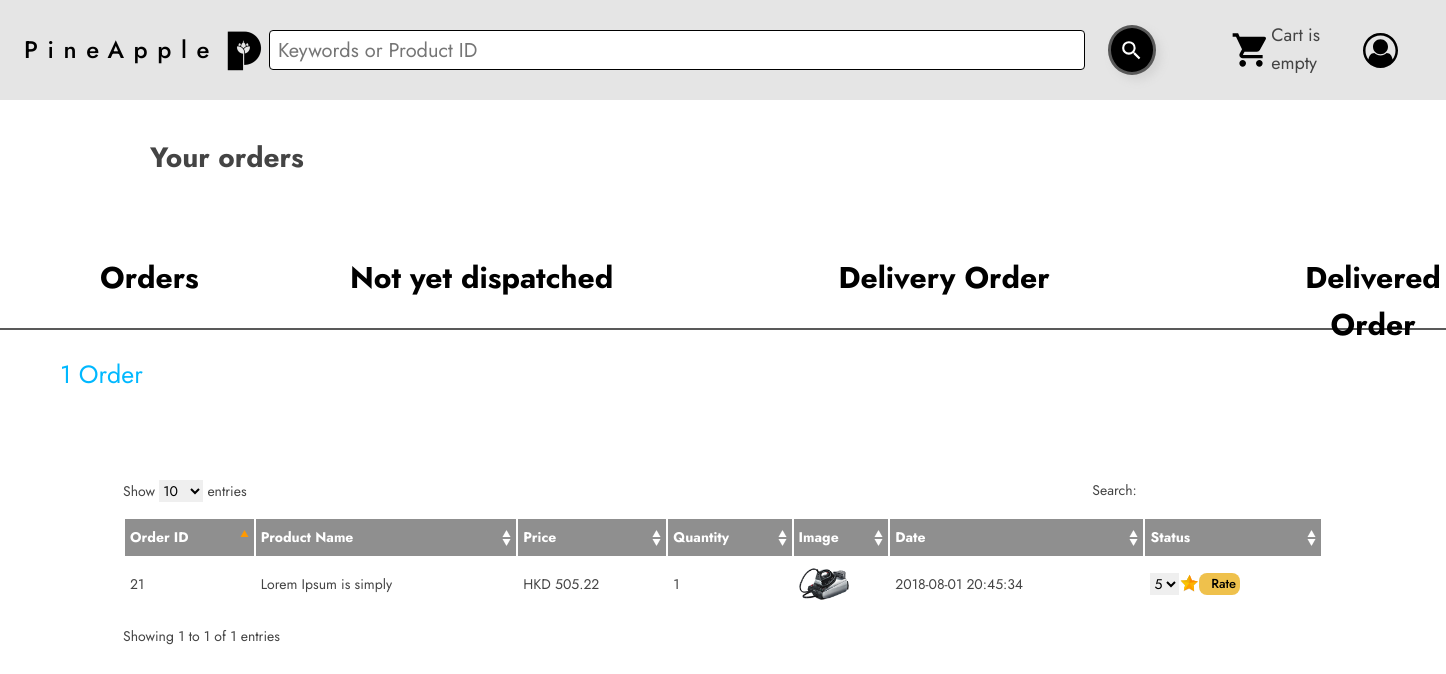
/delivered.php (signed in), run on the app's committed database.
### tables this page shows
CREATE TABLE IF NOT EXISTS `tbl_order` (
  `id` int NOT NULL AUTO_INCREMENT,
  `cmrId` int NOT NULL,
  `productId` int NOT NULL,
  `productName` varchar(255) NOT NULL,
  `quantity` int NOT NULL,
  `price` float(10,2) NOT NULL,
  `image` varchar(255) NOT NULL,
  `date` datetime NOT NULL DEFAULT CURRENT_TIMESTAMP,
  `status` int NOT NULL DEFAULT '0',
  PRIMARY KEY (`id`)
);

### classess/Cart.php (called while the page is built, shortened)
<?php
$filepath = realpath(dirname(__FILE__));
include_once ($filepath.'/../lib/Database.php');
?>
<?php
class Cart{
private $db;
	public function __construct() {
		$this->db = new Database();
	}
	public function getDeliveredProduct($cmrId){
		$query = "SELECT * FROM tbl_order WHERE cmrId = '$cmrId' and status = 2 or status = 3 ORDER BY date DESC";
		$result = $this->db->select($query);
		return $result;
	}
}
?>

### lib/Database.php (called while the page is built, shortened)
<?php
Class Database{
 public $host   = DB_HOST;
 public $user   = DB_USER;
 public $pass   = DB_PASS;
 public $dbname = DB_NAME;
 public $link;
private function connectDB(){
 $this->link = new mysqli($this->host, $this->user, $this->pass,
  $this->dbname);
 }
public function select($query){
  $result = $this->link->query($query) or
   die($this->link->error.__LINE__);
  if($result->num_rows > 0){
    return $result;
  } else {
    return false;
  }
 }
}

### lib/Session.php (called while the page is built, shortened)
<?php
class Session{
 public static function get($key){
  if (isset($_SESSION[$key])) {
   return $_SESSION[$key];
  } else {
   return false;
  }
 }
}
?>

### delivered.php (the view, shortened to what this page needs)
<?php include 'inc/header.php';?>
    <link rel="stylesheet" type="text/css" href="css/layout.css" media="screen" />
    <link rel="stylesheet" type="text/css" href="css/nav.css" media="screen" />
    <link href="css/table/demo_page.css" rel="stylesheet" type="text/css" />
          <link href="./check-order.css" rel="stylesheet" />
          <div class="check-order-container02">
            <h1 class="check-order-text">Your orders</h1>
          </div>
          <div class="check-order-container03">
            <a href="check-order.php" class="check-order-text1 navbar-link">Orders</a>
            <a href="delivery.php"  class="check-order-navlink navbar-link">Delivery Order</a>
            <a
              href="not-yet-dispatched.php"
              class="check-order-text2 navbar-link">
              Not yet dispatched
            </a>
            <a href="delivered.php"  class="check-order-text9 navbar-link">Delivered Order</a>
          </div>
          <div class="check-order-container04">
            <div class="check-order-container06">
              <table class="data display datatable" id="example" style="width: 1200px;">
                <thead>
                  <tr>
                    <th>Order ID</th>
                    <th>Product Name</th>
                    <th>Price</th>
                    <th>Quantity</th>
                    <th>Image</th>
                    <th>Date</th>
                    <th>Status</th>
                  </tr>
                </thead>
                <tbody>
                  <?php
                    $cmrId = Session::get("cmrId");
                    $qty = 0;
                    $getPd = $ct->getDeliveredProduct($cmrId);
                    if ($getPd) {
                      $qty = 0;
                      while ($result = $getPd->fetch_assoc()) {
                        $qty++;
                  ?>
                  <tr class="odd gradeX">
                    <form action="" method="post">
                      <td><input type = "hidden" name = "id" value = <?php echo $result['id'];?>><?php echo $result['id'];?></td>
                      <td><?php echo $result['productName'];?></td>
                      <td>HKD <?php echo $result['price'];?></td>
                      <td><?php echo $result['quantity'];?></td>
                      <td><img src="admin/<?php echo $result['image'];?>" height="50px"></td>
                      <td><?php echo $result['date'];?>
                      </td>
                      <td>
                        <?php
                          if($result['status'] == 3){?>
                            <div> Rated </div>
                          <?php }
                          else if($result['status'] == 0){?>
                            <div> Pending </div>
                          <?php }
                          else if($result['status'] == 1){
                            ?>
                            <div> Delivery </div>
                          <?php }
                          else if($result['status'] == 2){
                          ?>
                              <div class = "group">
                                <select name = "rate" size="1">
                                  <option type = "int" value= 5>5</option>
                                </select>
                                <img src="./images/star.png" height="20px">
                                <input type="submit" name="submit" value="&nbsp; Rate" class="navlink navbar-link">
                              </div>
                        <?php }?>
                      </td>
                    </form>
                  </tr>
                  <?php } } ?>
                </tbody>
	            </table>
            </div>
            <div class="check-order-container05">
              <label class="check-order-text3"><?php echo $qty;?> Order</label>
            </div>
<?php include 'inc/footer_clean.php';?>

### style.css (style rules this page uses)
:root { --dl-color-gray-500: #595959; --dl-color-gray-700: #999999; --dl-color-gray-900: #D9D9D9; --dl-color-gray-950: #e5e5e5ff; --dl-size-size-large: 144px; --dl-size-size-small: 48px; --dl-color-gray-black: #000000; --dl-color-gray-white: #FFFFFF; --dl-size-size-medium: 96px; --dl-size-size-xlarge: 192px; --dl-size-size-xsmall: 16px; --dl-space-space-unit: 16px; --dl-size-size-xxlarge: 288px; --dl-color-gray-black50: #00000080; --dl-color-gray-black60: #00000099; --dl-color-gray-black80: #000000cc; --dl-color-pallet-green: #dfe7ddff; --dl-size-size-maxwidth: 1328px; --dl-color-pallet-yellow: #efc14cff; --dl-radius-radius-round: 50%; --dl-color-pallet-warning: #c92323ff; --dl-space-space-halfunit: 8px; --dl-space-space-sixunits: 96px; --dl-space-space-twounits: 32px; --dl-radius-radius-radius2: 2px; --dl-radius-radius-radius4: 4px; --dl-radius-radius-radius8: 8px; --dl-space-space-fiveunits: 80px; --dl-space-space-fourunits: 64px; --dl-space-space-threeunits: 48px; --dl-space-space-oneandhalfunits: 24px; }
.navbar-link { color: rgba(0, 0, 0, 1); cursor: pointer; height: auto; font-size: 13px; text-align: left; transition: 0.3s; font-family: Jost; font-weight: 500; text-decoration: none; }

### admin/css/layout.css (style rules this page uses)
body { background: #fff none repeat scroll 0 0; color: #444; font-size: 14px; padding: 0; }
a { color: #000; font-weight:bold; text-decoration: none; }
h1, h2, h3, h4, h5, h6 { line-height:1.2em; margin-bottom:.3em; }
table.display { margin: 0 auto; clear: both; width: 100%; }
.sorting_asc { background: #8f8f8f url(../img/table/sort_asc.png) no-repeat center right; padding:8px 5px; text-align:left; color:#fff; }
.sorting { background:#8f8f8f url(../img/table/sort_both.png) no-repeat center right; padding:8px 5px; text-align:left; color:#fff; }
tr.odd { height: 30px; line-height: 30px; border-bottom:1px solid #e6e6e6; }
tr.odd td, tr.even td { padding-left:5px; }

### inc/header.php (style rules this page uses)
html { line-height: 1.15; }
body { margin: 0; }
* { box-sizing: border-box; border-width: 0; border-style: solid; }
p,li,ul,pre,div,h1,h2,h3,h4,h5,h6,figure,blockquote,figcaption { margin: 0; padding: 0; }
button,input,optgroup,select,textarea { font-family: inherit; font-size: 100%; line-height: 1.15; margin: 0; }
button,select { text-transform: none; }
button,[type="button"],[type="reset"],[type="submit"] { -webkit-appearance: button; }
a { color: inherit; text-decoration: inherit; }
input { padding: 2px 4px; }
img { display: block; }
html { scroll-behavior: smooth }
html { font-family: Jost; font-size: 16px; }
body { font-weight: 400; font-style:normal; text-decoration: none; text-transform: none; letter-spacing: 0.02; line-height: 1.55; color: var(--dl-color-gray-black); background-color: var(--dl-color-gray-white); }

### data on the page
tbl_order: id "21", productName "Lorem Ipsum is simply", price "505.22", quantity "1", image (picture), date "2018-08-01 20:45:34", status 2 (drawn)

### other printed values
$qty "1"
